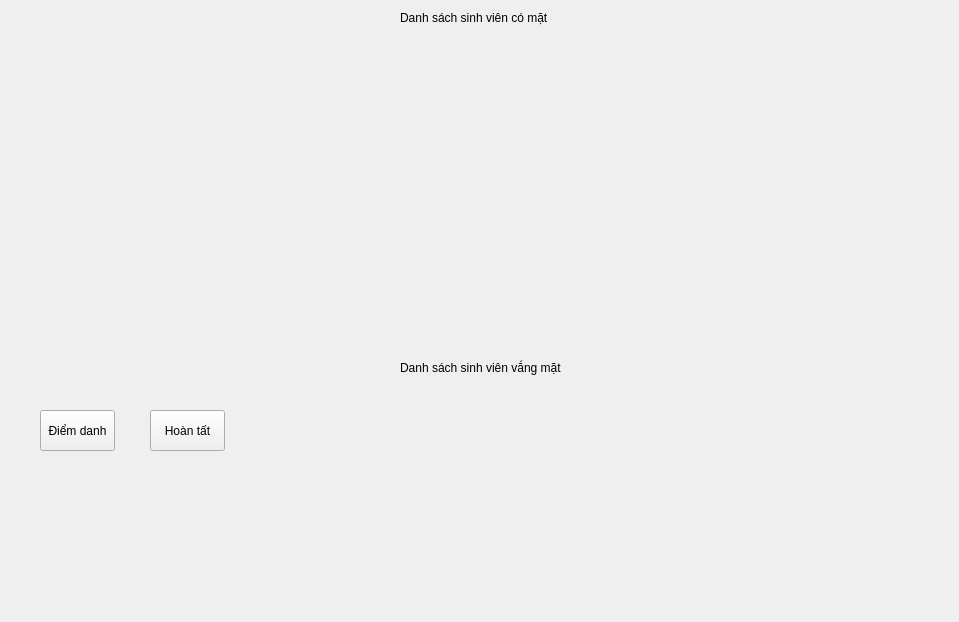
<?xml version="1.0" encoding="UTF-8"?>
<ui version="4.0">
 <class>Form</class>
 <widget class="QWidget" name="Form">
  <property name="geometry">
   <rect>
    <x>0</x>
    <y>0</y>
    <width>959</width>
    <height>622</height>
   </rect>
  </property>
  <property name="windowTitle">
   <string>Form</string>
  </property>
  <widget class="QLabel" name="label_4">
   <property name="geometry">
    <rect>
     <x>400</x>
     <y>10</y>
     <width>151</width>
     <height>16</height>
    </rect>
   </property>
   <property name="text">
    <string>Danh sách sinh viên có mặt</string>
   </property>
  </widget>
  <widget class="QPushButton" name="btnAttendance_2">
   <property name="geometry">
    <rect>
     <x>40</x>
     <y>410</y>
     <width>75</width>
     <height>41</height>
    </rect>
   </property>
   <property name="text">
    <string>Điểm danh</string>
   </property>
  </widget>
  <widget class="QWidget" name="absent_2" native="true">
   <property name="geometry">
    <rect>
     <x>399</x>
     <y>379</y>
     <width>541</width>
     <height>211</height>
    </rect>
   </property>
  </widget>
  <widget class="QPushButton" name="btnStop_2">
   <property name="geometry">
    <rect>
     <x>150</x>
     <y>410</y>
     <width>75</width>
     <height>41</height>
    </rect>
   </property>
   <property name="text">
    <string>Hoàn tất</string>
   </property>
  </widget>
  <widget class="QLabel" name="label_3">
   <property name="geometry">
    <rect>
     <x>400</x>
     <y>360</y>
     <width>171</width>
     <height>16</height>
    </rect>
   </property>
   <property name="text">
    <string>Danh sách sinh viên vắng mặt</string>
   </property>
  </widget>
  <widget class="QWidget" name="webcamWidget_2" native="true">
   <property name="geometry">
    <rect>
     <x>40</x>
     <y>30</y>
     <width>300</width>
     <height>300</height>
    </rect>
   </property>
  </widget>
  <widget class="QWidget" name="present_2" native="true">
   <property name="geometry">
    <rect>
     <x>399</x>
     <y>29</y>
     <width>541</width>
     <height>301</height>
    </rect>
   </property>
  </widget>
  <widget class="QLabel" name="lblName_2">
   <property name="geometry">
    <rect>
     <x>70</x>
     <y>350</y>
     <width>251</width>
     <height>20</height>
    </rect>
   </property>
   <property name="text">
    <string/>
   </property>
   <property name="alignment">
    <set>Qt::AlignCenter</set>
   </property>
   <property name="wordWrap">
    <bool>true</bool>
   </property>
  </widget>
 </widget>
 <resources/>
 <connections/>
</ui>
